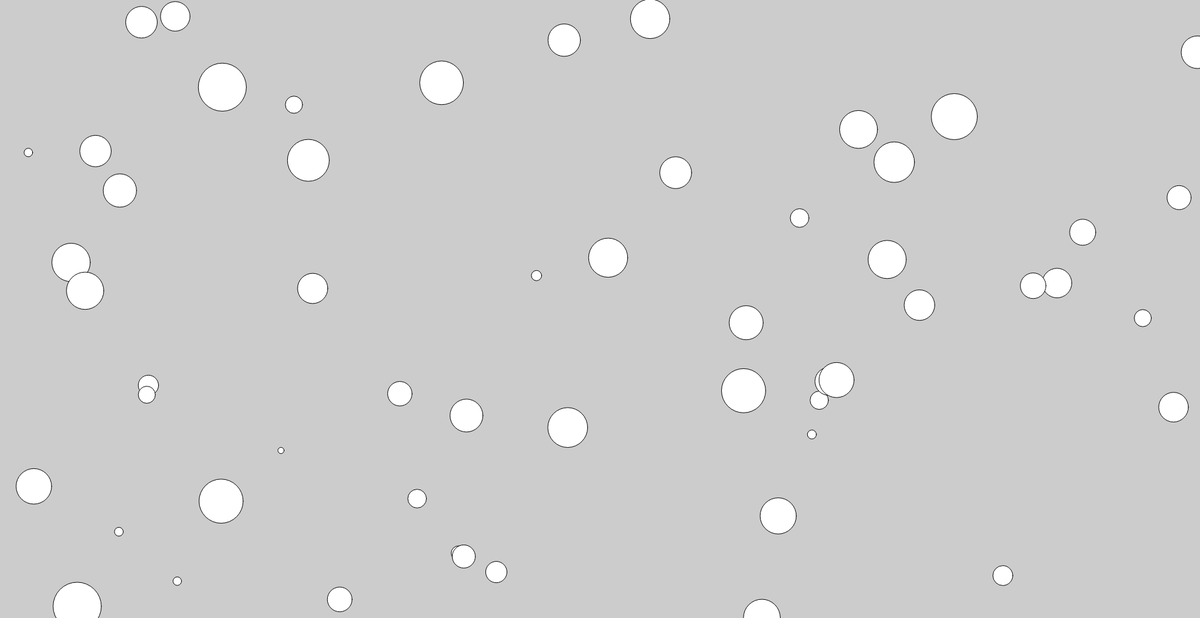
Frame 1 (no input)
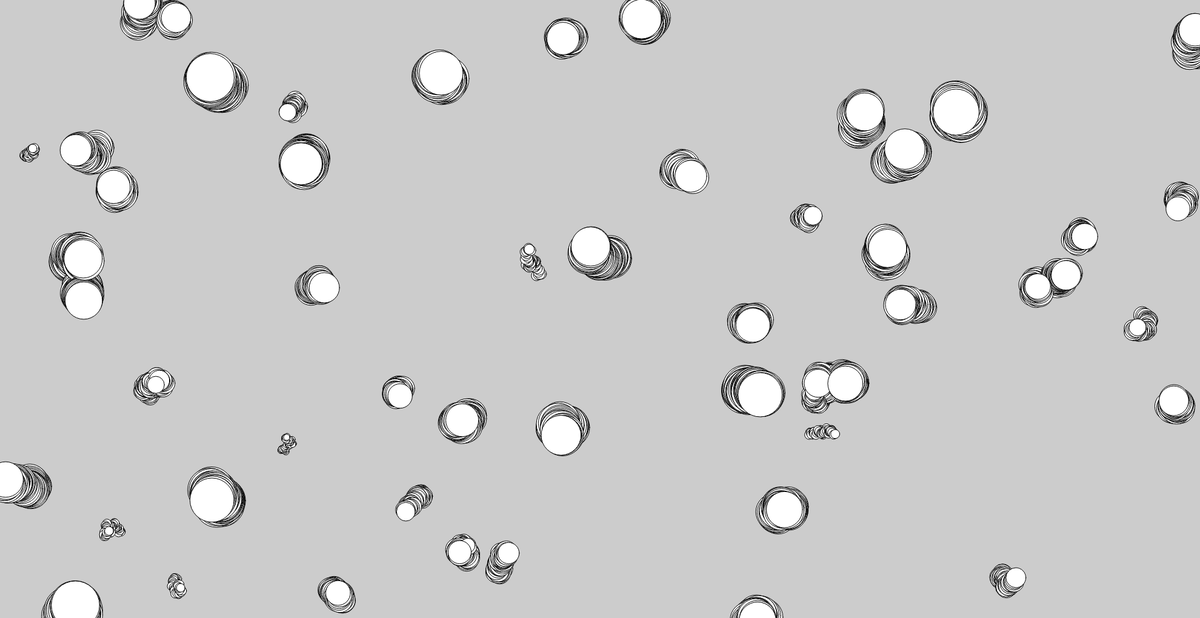
Frame 60 (no input)
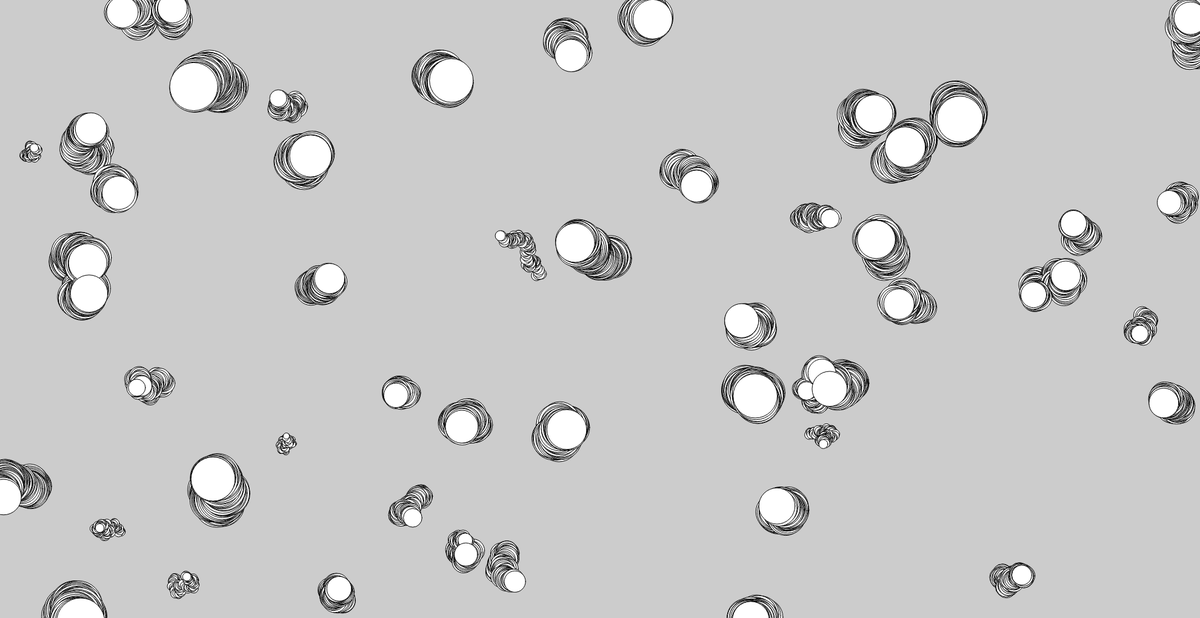
Frame 120 (the mouse pressed at the canvas centre since frame 60)

The p5.js sketch that drew these frames (run headless with seeded random() and noise() and a simulated clock; from frame 60 on, the mouse is pressed at the canvas centre):

// p5.js sketch
// ── sketch.js
//  Variables:

//  creates a hoisted variable
var bugs = [];


function setup() {
    createCanvas(1980, 1020);
    //  placed here to prevent redrawling of the canvas
    background(204);
    for (let i = 0; i < 55; i++) {
        let x = random(width);
        let y = random(height);
        let r = random(10, 80);
        //  fill the array in the index position with a new Jitterbug object
        bugs[i] = new JitterBug(x, y, r);
    }

}

function draw() {
    //  calls the methods of the Jitterbug objects
    for (let i = 0; i < bugs.length; i++) {
        // call the move method for the bug object that is at that position
        bugs[i].move();
        bugs[i].display();
    }
}


// ── JitterBug.js
//  jitterbug constructor:
//  define object
function JitterBug(tempX, tempY, tempDiameter) {
    this.x = tempX;
    this.y = tempY;
    this.diameter = tempDiameter;
    this.speed = 3.5;

    //  object methods
    this.move = function () {
        this.x += random(-this.speed, this.speed);
        this.y += random(-this.speed, this.speed);
    };

    this.display = function () {
        ellipse(this.x, this.y, this.diameter, this.diameter);
    };
}
